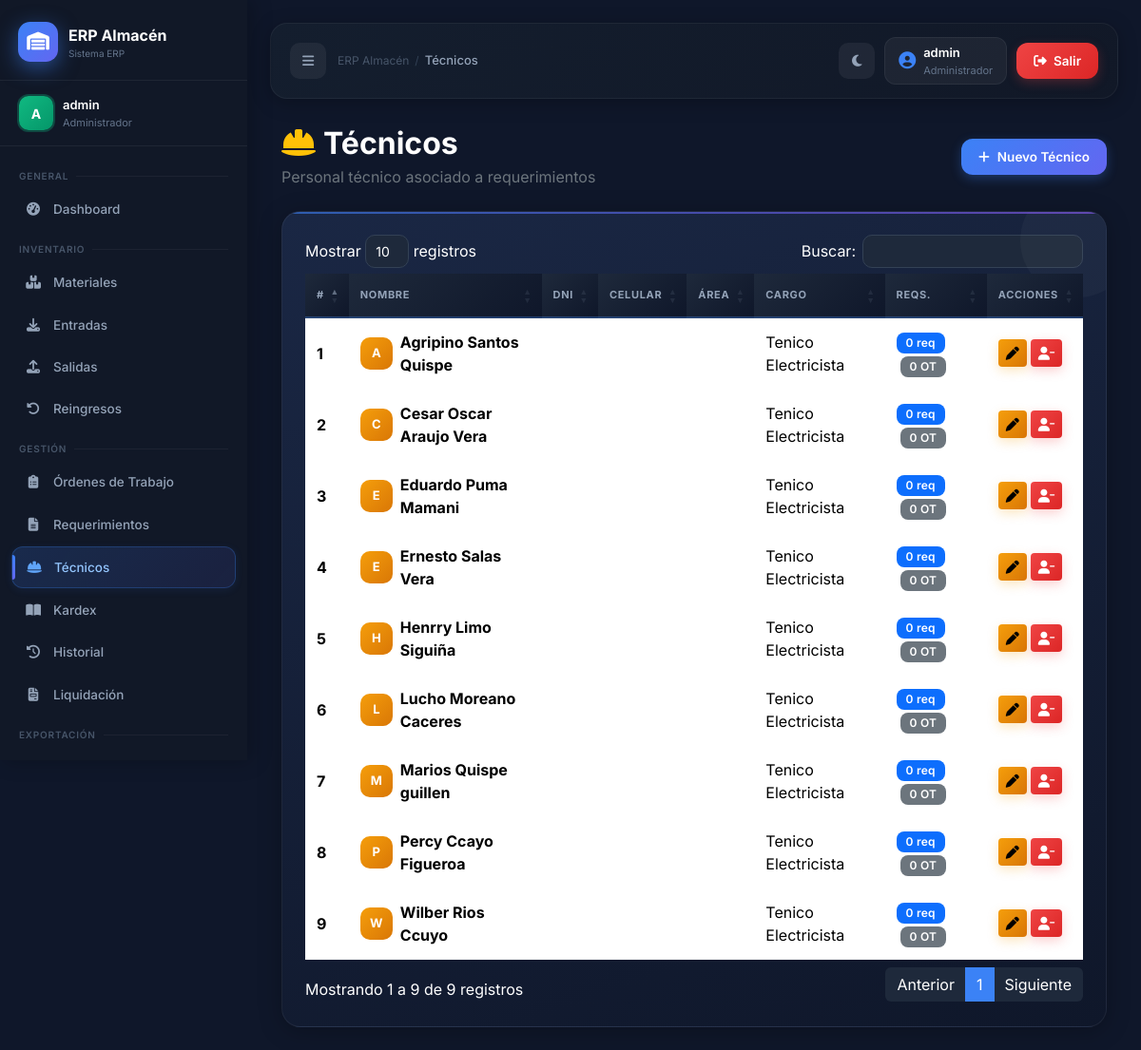
Page /pages/tecnicos.php (signed in) on the committed database.
### tables this page shows
CREATE TABLE `tecnicos` (
  `id` int(11) NOT NULL,
  `nombre` varchar(100) DEFAULT NULL,
  `dni` varchar(20) DEFAULT '',
  `celular` varchar(20) DEFAULT '',
  `cargo` varchar(100) DEFAULT '',
  `area` varchar(100) DEFAULT NULL
);

### pages/tecnicos.php (the view, shortened to what this page needs)
<?php
require_once __DIR__ . '/../includes/Conexion.php';
$tecnicos = $conn->query("SELECT * FROM tecnicos ORDER BY nombre ASC");
require_once __DIR__ . '/../includes/layout.php';
?>
<div class="container-fluid">
    <div class="d-flex justify-content-between align-items-center mb-4 flex-wrap gap-3">
        <div>
            <h2 class="fw-bold mb-1">
                <i class="fa-solid fa-hard-hat me-2 text-warning"></i>Técnicos
            </h2>
            <p class="text-secondary mb-0">Personal técnico asociado a requerimientos</p>
        </div>
        <button class="btn btn-primary btn-custom" data-bs-toggle="modal" data-bs-target="#modalCrear">
            <i class="fa-solid fa-plus me-2"></i>Nuevo Técnico
        </button>
    </div>
    <div class="card-dashboard">
        <div class="table-responsive">
            <table id="tablaTecnicos" class="table table-hover align-middle">
                <thead>
                    <tr><th>#</th><th>Nombre</th><th>DNI</th><th>Celular</th><th>Área</th><th>Cargo</th><th>Reqs.</th><th>Acciones</th></tr>
                </thead>
                <tbody>
                <?php $n = 1; while ($t = $tecnicos->fetch_assoc()):
                    $nReqs = $conn->query("SELECT COUNT(*) c FROM requerimientos WHERE tecnico_id={$t['id']}")->fetch_assoc()['c'];
                    $nOTs  = $conn->query("SELECT COUNT(*) c FROM ordenes_trabajo WHERE tecnico_id={$t['id']}")->fetch_assoc()['c'];
                    $total = $nReqs + $nOTs;
                ?>
                <tr>
                    <td><strong><?= $n++ ?></strong></td>
                    <td>
                        <div class="d-flex align-items-center gap-2">
                            <div style="width:34px;height:34px;border-radius:10px;background:linear-gradient(135deg,#f59e0b,#d97706);display:flex;align-items:center;justify-content:center;font-weight:700;font-size:13px;color:white;flex-shrink:0;">
                                <?= strtoupper(substr($t['nombre'],0,1)) ?>
                            </div>
                            <strong><?= htmlspecialchars($t['nombre']) ?></strong>
                        </div>
                    </td>
                    <td><?= htmlspecialchars($t['dni'] ?? '—') ?></td>
                    <td><?= htmlspecialchars($t['celular'] ?? '—') ?></td>
                    <td><span class="badge bg-secondary"><?= htmlspecialchars($t['area'] ?? '—') ?></span></td>
                    <td><?= htmlspecialchars($t['cargo'] ?? '—') ?></td>
                    <td>
                        <span class="badge bg-primary" title="Requerimientos"><?= $nReqs ?> req</span>
                        <span class="badge bg-secondary ms-1" title="OTs"><?= $nOTs ?> OT</span>
                    </td>
                    <td>
                        <div class="d-flex gap-1">
                            <button class="btn btn-warning btn-sm"
                                onclick='abrirEditar(<?= htmlspecialchars(json_encode($t), ENT_QUOTES) ?>)'
                                title="Editar">
                                <i class="fa-solid fa-pen"></i>
                            </button>
                            <button class="btn btn-danger btn-sm"
                                onclick="eliminarTecnico(<?= $t['id'] ?>, '<?= htmlspecialchars($t['nombre']) ?>', <?= $total ?>)"
                                title="Eliminar técnico">
                                <i class="fa-solid fa-user-minus"></i>
                            </button>
                        </div>
                    </td>
                </tr>
                <?php endwhile; ?>
                </tbody>
            </table>
        </div>
    </div>
</div>
<?php require_once __DIR__ . '/../includes/footer.php'; ?>

### includes/layout.php (style rules this page uses)
* { margin:0; padding:0; box-sizing:border-box; }
body { font-family:'Inter',sans-serif; background:#0f172a; color:white; overflow-x:hidden; }
.card-dashboard { background:linear-gradient(145deg,#1e293b,#0f172a); border:1px solid rgba(255,255,255,0.04); border-radius:22px; padding:24px; box-shadow:0 8px 24px rgba(0,0,0,0.2); transition:transform 0.25s ease, box-shadow 0.25s ease; position:relative; overflow:hidden; }
.card-dashboard::before { content:''; position:absolute; width:120px; height:120px; background:rgba(255,255,255,0.03); border-radius:50%; top:-30px; right:-30px; }
.table { color:white; }
.table thead { background:#111827; }
.table tbody tr { transition:background 0.15s; }
.btn-custom { border-radius:12px; padding:9px 18px; font-weight:600; font-size:13.5px; }
.btn-primary { background:#3b82f6; border-color:#3b82f6; }
.card-dashboard { background:linear-gradient(160deg,#1a2744 0%,#0f172a 100%); border:1px solid rgba(255,255,255,0.06); border-radius:20px; padding:24px; box-shadow:0 4px 24px rgba(0,0,0,0.25); transition:transform 0.25s ease, box-shadow 0.25s ease; position:relative; overflow:hidden; }
.card-dashboard::after { content:''; position:absolute; top:0; left:0; right:0; height:2px; background:linear-gradient(90deg,#3b82f6,#6366f1,#8b5cf6); border-radius:20px 20px 0 0; opacity:0.6; }
.table thead tr th { background:linear-gradient(135deg,#1e293b,#0f172a); color:#94a3b8; font-size:11px; font-weight:700; text-transform:uppercase; letter-spacing:0.06em; padding:14px 12px; border-bottom:2px solid rgba(59,130,246,0.3) !important; border-top:none !important; }
.table tbody td { padding:12px; border-color:rgba(255,255,255,0.04) !important; vertical-align:middle; }
.btn-primary { background:linear-gradient(135deg,#3b82f6,#6366f1) !important; border:none !important; box-shadow:0 4px 12px rgba(59,130,246,0.3); transition:all 0.2s !important; }
.btn-danger { background:linear-gradient(135deg,#ef4444,#dc2626) !important; border:none !important; box-shadow:0 4px 12px rgba(239,68,68,0.25); transition:all 0.2s !important; }
.btn-warning { background:linear-gradient(135deg,#f59e0b,#d97706) !important; border:none !important; box-shadow:0 4px 12px rgba(245,158,11,0.25); transition:all 0.2s !important; }
.badge { font-weight:600; letter-spacing:0.02em; padding:5px 10px; border-radius:8px; }

### rows in the picture
tecnicos: nombre "A", nombre "Agripino Santos Quispe", cargo "Tenico Electricista", nReqs "0", nOTs "0"
tecnicos: nombre "C", nombre "Cesar Oscar Araujo Vera", cargo "Tenico Electricista", nReqs "0", nOTs "0"
tecnicos: nombre "E", nombre "Eduardo Puma Mamani", cargo "Tenico Electricista", nReqs "0", nOTs "0"
tecnicos: nombre "E", nombre "Ernesto Salas Vera", cargo "Tenico Electricista", nReqs "0", nOTs "0"
tecnicos: nombre "H", nombre "Henrry Limo Siguiña", cargo "Tenico Electricista", nReqs "0", nOTs "0"
tecnicos: nombre "L", nombre "Lucho Moreano Caceres", cargo "Tenico Electricista", nReqs "0", nOTs "0"
tecnicos: nombre "M", nombre "Marios Quispe guillen", cargo "Tenico Electricista", nReqs "0", nOTs "0"
tecnicos: nombre "P", nombre "Percy Ccayo Figueroa", cargo "Tenico Electricista", nReqs "0", nOTs "0"
tecnicos: nombre "W", nombre "Wilber Rios Ccuyo", cargo "Tenico Electricista", nReqs "0", nOTs "0"

### other values in the picture
APP_NAME "ERP Almacén"
$_SESSION['nombre_completo'] "admin"
$nombres[$paginaActual] "Técnicos"
